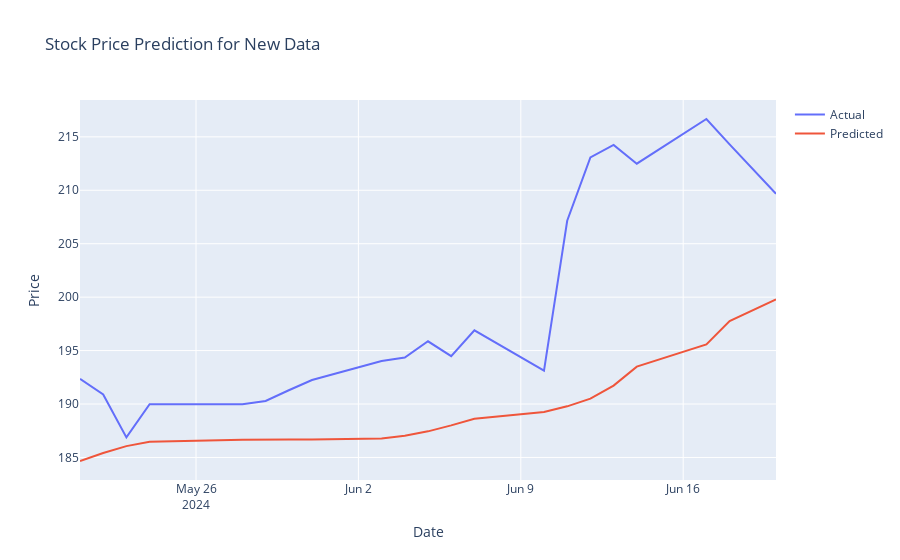

The notebook cell saved with this chart:
### Markdown cell above
If picdiction for tommaro are only maked with today's known value

### Code cell
# Download new data after 2021

new_data = yf.download(ticker, start='2024-03-11', end='2024-06-23')
new_data = new_data[['Adj Close']]
new_scaled_data = scaler.transform(new_data)

# Create dataset for new data
X_new, y_new = create_dataset(new_scaled_data, time_step)
X_new = X_new.reshape(X_new.shape[0], X_new.shape[1], 1)

# Predict on new data
new_predict = model.predict(X_new)
new_predict = scaler.inverse_transform(new_predict)
y_new_actual = scaler.inverse_transform(y_new.reshape(-1, 1))

# Plot actual vs predicted values for new data using plotly
fig_new = go.Figure()
fig_new.add_trace(go.Scatter(x=new_data.index[time_step:], y=y_new_actual.flatten(), mode='lines', name='Actual'))
fig_new.add_trace(go.Scatter(x=new_data.index[time_step:], y=new_predict.flatten(), mode='lines', name='Predicted'))
fig_new.update_layout(title='Stock Price Prediction for New Data', xaxis_title='Date', yaxis_title='Price')
fig_new.show()

# Calculate loss on new data
new_loss = model.evaluate(X_new, y_new)
print(f"Loss on new data: {new_loss}")

### Figure 1 — Plotly figure (JSON) as saved in the notebook; plotly's stock layout.template omitted (floating-point values rounded to 4 significant figures)
{"data": [{"mode": "lines", "name": "Actual", "type": "scatter", "x": ["2024-05-21T00:00:00", "2024-05-22T00:00:00", "2024-05-23T00:00:00", "2024-05-24T00:00:00", "2024-05-28T00:00:00", "2024-05-29T00:00:00", "2024-05-30T00:00:00", "2024-05-31T00:00:00", "2024-06-03T00:00:00", "2024-06-04T00:00:00", "2024-06-05T00:00:00", "2024-06-06T00:00:00", "2024-06-07T00:00:00", "2024-06-10T00:00:00", "2024-06-11T00:00:00", "2024-06-12T00:00:00", "2024-06-13T00:00:00", "2024-06-14T00:00:00", "2024-06-17T00:00:00", "2024-06-18T00:00:00", "2024-06-20T00:00:00", "2024-06-21T00:00:00"], "y": [192.4, 190.9, 186.9, 190.0, 190.0, 190.3, 191.3, 192.3, 194.0, 194.4, 195.9, 194.5, 196.9, 193.1, 207.1, 213.1, 214.2, 212.5, 216.7, 214.3, 209.7]}, {"mode": "lines", "name": "Predicted", "type": "scatter", "x": ["2024-05-21T00:00:00", "2024-05-22T00:00:00", "2024-05-23T00:00:00", "2024-05-24T00:00:00", "2024-05-28T00:00:00", "2024-05-29T00:00:00", "2024-05-30T00:00:00", "2024-05-31T00:00:00", "2024-06-03T00:00:00", "2024-06-04T00:00:00", "2024-06-05T00:00:00", "2024-06-06T00:00:00", "2024-06-07T00:00:00", "2024-06-10T00:00:00", "2024-06-11T00:00:00", "2024-06-12T00:00:00", "2024-06-13T00:00:00", "2024-06-14T00:00:00", "2024-06-17T00:00:00", "2024-06-18T00:00:00", "2024-06-20T00:00:00", "2024-06-21T00:00:00"], "y": [184.7, 185.4, 186.1, 186.5, 186.7, 186.7, 186.7, 186.7, 186.8, 187.0, 187.4, 188.0, 188.6, 189.3, 189.8, 190.5, 191.7, 193.5, 195.6, 197.8, 199.8]}], "layout": {"title": {"text": "Stock Price Prediction for New Data"}, "xaxis": {"title": {"text": "Date"}}, "yaxis": {"title": {"text": "Price"}}}}
